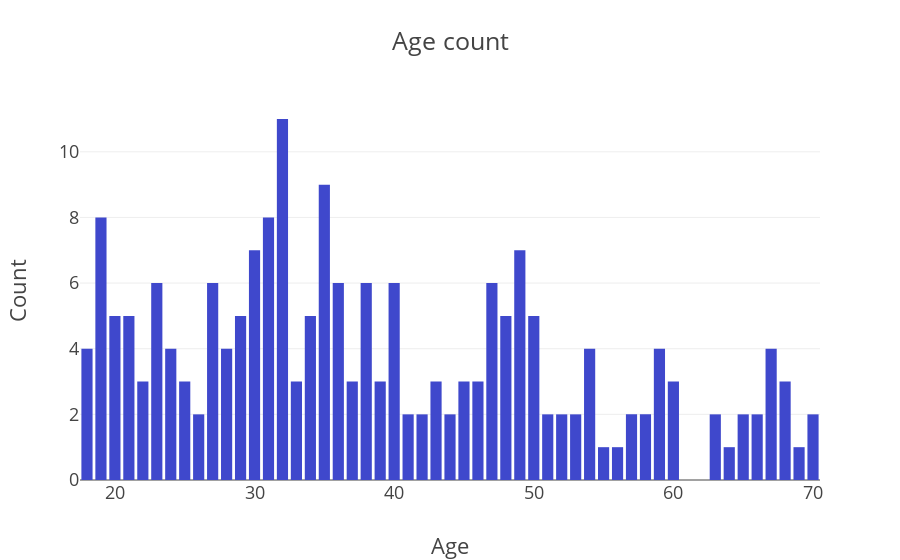

The cell this chart's notebook holds for it:
### Code cell
x=df
col='Age'
v1=x[col].value_counts().reset_index()
v1=v1.rename(columns={col:'count','index':col})
v1['percent']=v1['count'].apply(lambda x : 100*x/sum(v1['count']))
v1=v1.sort_values(col)
trace1 = go.Bar(x=v1[col], y=v1["count"], name="0", marker=dict(color="rgb(63, 72, 204)"))
y = [trace1]
layout={'title':"Age count ",'xaxis':{'title':"Age"},'yaxis':{'title':"Count"}}
fig = go.Figure(data=y, layout=layout)
fig.layout.template='presentation'
iplot(fig)

### Figure 1 — Plotly figure (JSON) as saved in the notebook; plotly's stock layout.template omitted (floating-point values rounded to 4 significant figures)
{"data": [{"marker": {"color": "rgb(63, 72, 204)"}, "name": "0", "type": "bar", "uid": "a3c9ddc2-87e0-4c26-8e2d-bfd00b734fa2", "x": [18, 19, 20, 21, 22, 23, 24, 25, 26, 27, 28, 29, 30, 31, 32, 33, 34, 35, 36, 37, 38, 39, 40, 41, 42, 43, 44, 45, 46, 47, 48, 49, 50, 51, 52, 53, 54, 55, 56, 57, 58, 59, 60, 63, 64, 65, 66, 67, 68, 69, 70], "y": [4, 8, 5, 5, 3, 6, 4, 3, 2, 6, 4, 5, 7, 8, 11, 3, 5, 9, 6, 3, 6, 3, 6, 2, 2, 3, 2, 3, 3, 6, 5, 7, 5, 2, 2, 2, 4, 1, 1, 2, 2, 4, 3, 2, 1, 2, 2, 4, 3, 1, 2]}], "layout": {"title": {"text": "Age count "}, "xaxis": {"title": {"text": "Age"}}, "yaxis": {"title": {"text": "Count"}}}}
